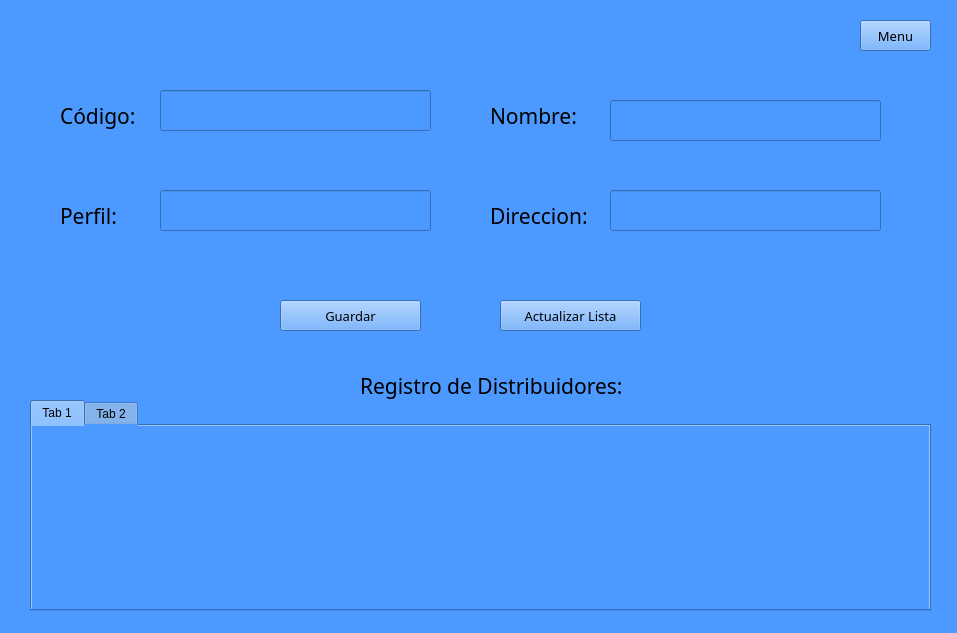
<?xml version="1.0" encoding="UTF-8"?>
<ui version="4.0">
 <class>Listadistribuidores</class>
 <widget class="QMainWindow" name="Listadistribuidores">
  <property name="geometry">
   <rect>
    <x>0</x>
    <y>0</y>
    <width>957</width>
    <height>633</height>
   </rect>
  </property>
  <property name="windowTitle">
   <string>Lista de Distribuidores</string>
  </property>
  <property name="styleSheet">
   <string notr="true">background-color: rgb(0, 0, 255);
background-color: rgb(76, 154, 255);</string>
  </property>
  <widget class="QWidget" name="centralwidget">
   <widget class="QLabel" name="lblNombre">
    <property name="geometry">
     <rect>
      <x>490</x>
      <y>90</y>
      <width>101</width>
      <height>51</height>
     </rect>
    </property>
    <property name="font">
     <font>
      <family>Century Gothic</family>
      <pointsize>16</pointsize>
      <weight>50</weight>
      <bold>false</bold>
     </font>
    </property>
    <property name="text">
     <string>Nombre:</string>
    </property>
   </widget>
   <widget class="QLabel" name="lblCodigo">
    <property name="geometry">
     <rect>
      <x>60</x>
      <y>90</y>
      <width>101</width>
      <height>51</height>
     </rect>
    </property>
    <property name="font">
     <font>
      <family>Century Gothic</family>
      <pointsize>16</pointsize>
      <weight>50</weight>
      <bold>false</bold>
     </font>
    </property>
    <property name="text">
     <string>Código:</string>
    </property>
   </widget>
   <widget class="QLabel" name="lblRegistro">
    <property name="geometry">
     <rect>
      <x>360</x>
      <y>360</y>
      <width>291</width>
      <height>51</height>
     </rect>
    </property>
    <property name="font">
     <font>
      <family>Century Gothic</family>
      <pointsize>16</pointsize>
      <weight>50</weight>
      <bold>false</bold>
     </font>
    </property>
    <property name="text">
     <string>Registro de Distribuidores:</string>
    </property>
   </widget>
   <widget class="QLabel" name="lblPerfil">
    <property name="geometry">
     <rect>
      <x>60</x>
      <y>190</y>
      <width>111</width>
      <height>51</height>
     </rect>
    </property>
    <property name="font">
     <font>
      <family>Century Gothic</family>
      <pointsize>16</pointsize>
      <weight>50</weight>
      <bold>false</bold>
     </font>
    </property>
    <property name="text">
     <string>Perfil:</string>
    </property>
   </widget>
   <widget class="QPushButton" name="btActualizar">
    <property name="geometry">
     <rect>
      <x>500</x>
      <y>300</y>
      <width>141</width>
      <height>31</height>
     </rect>
    </property>
    <property name="font">
     <font>
      <family>Century Gothic</family>
      <pointsize>10</pointsize>
     </font>
    </property>
    <property name="text">
     <string>Actualizar Lista</string>
    </property>
   </widget>
   <widget class="QPushButton" name="btGuardar">
    <property name="geometry">
     <rect>
      <x>280</x>
      <y>300</y>
      <width>141</width>
      <height>31</height>
     </rect>
    </property>
    <property name="font">
     <font>
      <family>Century Gothic</family>
      <pointsize>10</pointsize>
     </font>
    </property>
    <property name="text">
     <string>Guardar</string>
    </property>
   </widget>
   <widget class="QLabel" name="lblDireccion">
    <property name="geometry">
     <rect>
      <x>490</x>
      <y>190</y>
      <width>111</width>
      <height>51</height>
     </rect>
    </property>
    <property name="font">
     <font>
      <family>Century Gothic</family>
      <pointsize>16</pointsize>
      <weight>50</weight>
      <bold>false</bold>
     </font>
    </property>
    <property name="text">
     <string>Direccion:</string>
    </property>
   </widget>
   <widget class="QPushButton" name="btMenu">
    <property name="geometry">
     <rect>
      <x>860</x>
      <y>20</y>
      <width>71</width>
      <height>31</height>
     </rect>
    </property>
    <property name="font">
     <font>
      <family>Century Gothic</family>
      <pointsize>10</pointsize>
     </font>
    </property>
    <property name="text">
     <string>Menu</string>
    </property>
   </widget>
   <widget class="QLineEdit" name="txtCodigo">
    <property name="geometry">
     <rect>
      <x>160</x>
      <y>90</y>
      <width>271</width>
      <height>41</height>
     </rect>
    </property>
    <property name="font">
     <font>
      <family>Century Gothic</family>
      <pointsize>16</pointsize>
     </font>
    </property>
   </widget>
   <widget class="QLineEdit" name="txtPerfil">
    <property name="geometry">
     <rect>
      <x>160</x>
      <y>190</y>
      <width>271</width>
      <height>41</height>
     </rect>
    </property>
    <property name="font">
     <font>
      <family>Century Gothic</family>
      <pointsize>16</pointsize>
     </font>
    </property>
   </widget>
   <widget class="QLineEdit" name="txtNombre">
    <property name="geometry">
     <rect>
      <x>610</x>
      <y>100</y>
      <width>271</width>
      <height>41</height>
     </rect>
    </property>
    <property name="font">
     <font>
      <family>Century Gothic</family>
      <pointsize>16</pointsize>
     </font>
    </property>
   </widget>
   <widget class="QLineEdit" name="txtDireccion">
    <property name="geometry">
     <rect>
      <x>610</x>
      <y>190</y>
      <width>271</width>
      <height>41</height>
     </rect>
    </property>
    <property name="font">
     <font>
      <family>Century Gothic</family>
      <pointsize>16</pointsize>
     </font>
    </property>
   </widget>
   <widget class="QTabWidget" name="tblproductos">
    <property name="geometry">
     <rect>
      <x>30</x>
      <y>400</y>
      <width>901</width>
      <height>211</height>
     </rect>
    </property>
    <widget class="QWidget" name="tab">
     <attribute name="title">
      <string>Tab 1</string>
     </attribute>
    </widget>
    <widget class="QWidget" name="tab_2">
     <attribute name="title">
      <string>Tab 2</string>
     </attribute>
    </widget>
   </widget>
  </widget>
  <widget class="QStatusBar" name="statusbar"/>
 </widget>
 <resources/>
 <connections/>
</ui>
